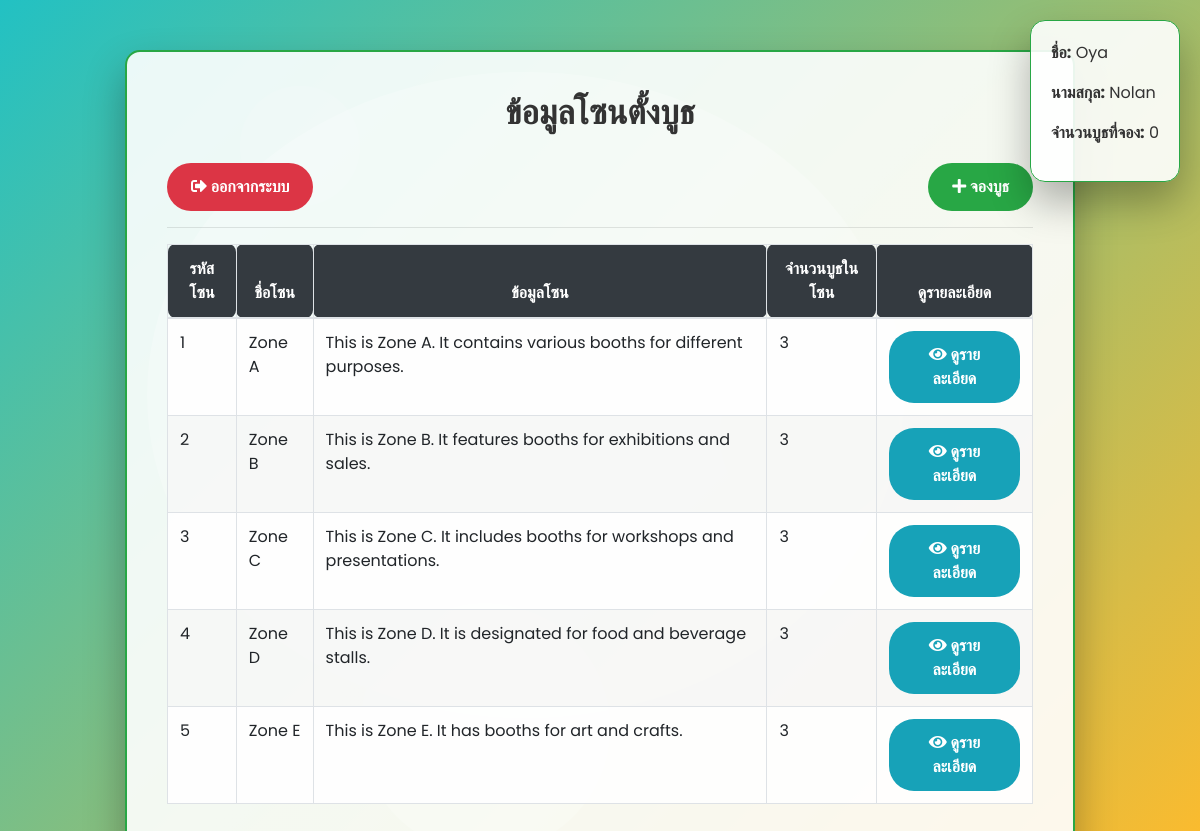
/ku_model/mains.php (signed in), run on the app's committed database.
### tables this page shows
CREATE TABLE `zones` (
  `zone_id` int(11) NOT NULL,
  `zone_name` varchar(255) NOT NULL,
  `zone_info` text NOT NULL,
  `booth_count` int(11) NOT NULL
);

### ku_model/mains.php (the view, shortened to what this page needs)
<?php
include 'config.php';
$firstname = $_SESSION['firstname'];
$lastname = $_SESSION['lastname'];
$member_id = $_SESSION['member_id'];
$sql = "SELECT zone_id, zone_name, zone_info, booth_count FROM zones";
$result = $conn->query($sql);
$sql_bookings = "SELECT COUNT(*) as booked_booths FROM bookings WHERE member_id = ?";
$stmt = $conn->prepare($sql_bookings);
$stmt->bind_param("s", $member_id);
$stmt->execute();
$stmt->bind_result($booked_booths);
?>
<!DOCTYPE html>
<html lang="th">
<head>
    <link rel="stylesheet" href="https://stackpath.bootstrapcdn.com/bootstrap/4.5.2/css/bootstrap.min.css">
    <link rel="stylesheet" href="https://cdnjs.cloudflare.com/ajax/libs/font-awesome/5.15.4/css/all.min.css">
</head>
<body>
    <div class="floating-elements">
    </div>
    <div class="container">
        <div class="row">
            <div class="col-12 col-md-10 offset-md-1 container-custom">
                <h4 class="header">ข้อมูลโซนตั้งบูธ</h4>
                <div class="d-flex justify-content-between mb-3">
                    <a href="logout.php" class="btn btn-custom btn-danger-custom"><i class="fas fa-sign-out-alt"></i> ออกจากระบบ</a>
                    <a href="book_booth.php" class="btn btn-custom btn-success-custom"><i class="fas fa-plus"></i> จองบูธ</a>
                </div>
                <hr>
                <table class="table table-bordered table-striped">
                    <thead>
                        <tr>
                            <th>รหัสโซน</th>
                            <th>ชื่อโซน</th>
                            <th>ข้อมูลโซน</th>
                            <th>จำนวนบูธในโซน</th>
                            <th>ดูรายละเอียด</th>
                        </tr>
                    </thead>
                    <tbody>
                        <?php if ($result->num_rows > 0): ?>
                            <?php while ($row = $result->fetch_assoc()): ?>
                                <tr>
                                    <td><?php echo htmlspecialchars($row['zone_id']); ?></td>
                                    <td><?php echo htmlspecialchars($row['zone_name']); ?></td>
                                    <td><?php echo htmlspecialchars($row['zone_info']); ?></td>
                                    <td><?php echo htmlspecialchars($row['booth_count']); ?></td>
                                    <td>
                                        <a href="booth_details.php?zone_id=<?php echo urlencode($row['zone_id']); ?>" class="btn btn-info-custom btn-custom"><i class="fas fa-eye"></i> ดูรายละเอียด</a>
                                    </td>
                                </tr>
                            <?php endwhile; ?>
                        <?php else: ?>
                            <tr>
                                <td colspan="5" class="text-center">ไม่มีข้อมูล</td>
                            </tr>
                        <?php endif; ?>
                    </tbody>
                </table>
            </div>
        </div>
    </div>
    <div class="user-info">
        <p><strong>ชื่อ:</strong> <?php echo htmlspecialchars($firstname); ?></p>
        <p><strong>นามสกุล:</strong> <?php echo htmlspecialchars($lastname); ?></p>
        <p><strong>จำนวนบูธที่จอง:</strong> <?php echo htmlspecialchars($booked_booths); ?></p>
    </div>
</body>
</html>

### ku_model/mains.php (style rules this page uses)
body { font-family: 'Poppins', sans-serif; background: linear-gradient(135deg, rgba(34, 193, 195, 1), rgba(253, 187, 45, 1)); overflow: hidden; position: relative; color: #333; margin: 0; padding: 0; }
.container-custom { background: rgba(255, 255, 255, 0.9); padding: 40px; border-radius: 15px; box-shadow: 0 20px 40px rgba(0, 0, 0, 0.3); margin-top: 50px; position: relative; z-index: 1; border: 2px solid #28a745; overflow: hidden; }
.container-custom::before { content: ''; position: absolute; top: 20px; left: 20px; width: 80%; height: 80%; background: rgba(255, 255, 255, 0.2); border-radius: 50%; z-index: -1; animation: pulse 15s infinite ease-in-out; }
.header { color: #333; text-align: center; margin-bottom: 30px; font-size: 34px; font-weight: 600; position: relative; z-index: 1; transition: color 0.4s ease; }
.header::after { content: ''; position: absolute; left: 0; bottom: -10px; height: 5px; width: 100%; background: #28a745; transform: scaleX(0); transition: transform 0.4s ease; }
.btn-custom { border-radius: 25px; padding: 12px 24px; font-size: 16px; font-weight: 600; position: relative; overflow: hidden; z-index: 1; transition: all 0.4s ease; }
.btn-custom::before { content: ''; position: absolute; top: 50%; left: 50%; width: 300%; height: 300%; background: rgba(0, 0, 0, 0.1); transform: translate(-50%, -50%) scale(0); transition: transform 0.4s ease; border-radius: 50%; z-index: 0; }
.btn-danger-custom { background: #dc3545; border: none; color: #ffffff; }
.btn-success-custom { background: #28a745; border: none; color: #ffffff; }
.btn-info-custom { background: #17a2b8; border: none; color: #ffffff; }
.table thead th { background: #343a40; color: #ffffff; font-weight: 600; text-align: center; position: relative; border-radius: 8px; }
.table thead th::after { content: ''; position: absolute; left: 0; bottom: 0; height: 5px; width: 100%; background: #28a745; transform: scaleX(0); transition: transform 0.4s ease; }
.table tbody tr:nth-child(even) { background: rgba(248, 248, 248, 0.8); transition: background 0.4s ease; }
.table tbody tr:nth-child(odd) { background: rgba(255, 255, 255, 0.9); transition: background 0.4s ease; }
.user-info { position: fixed; top: 20px; right: 20px; background: rgba(255, 255, 255, 0.9); padding: 20px; border-radius: 15px; box-shadow: 0 20px 40px rgba(0, 0, 0, 0.3); z-index: 1000; font-size: 16px; color: #333; transition: all 0.4s ease; border: 1px solid #28a745; }
.floating-elements { position: absolute; width: 100%; height: 100%; top: 0; left: 0; z-index: -1; pointer-events: none; }

### data on the page
zones: zone_id "1", zone_name "Zone A", zone_info "This is Zone A. It contains various booths for different purposes.", booth_count "3"
zones: zone_id "2", zone_name "Zone B", zone_info "This is Zone B. It features booths for exhibitions and sales.", booth_count "3"
zones: zone_id "3", zone_name "Zone C", zone_info "This is Zone C. It includes booths for workshops and presentations.", booth_count "3"
zones: zone_id "4", zone_name "Zone D", zone_info "This is Zone D. It is designated for food and beverage stalls.", booth_count "3"
zones: zone_id "5", zone_name "Zone E", zone_info "This is Zone E. It has booths for art and crafts.", booth_count "3"

### other printed values
$firstname "Oya"
$lastname "Nolan"
$booked_booths "0"
